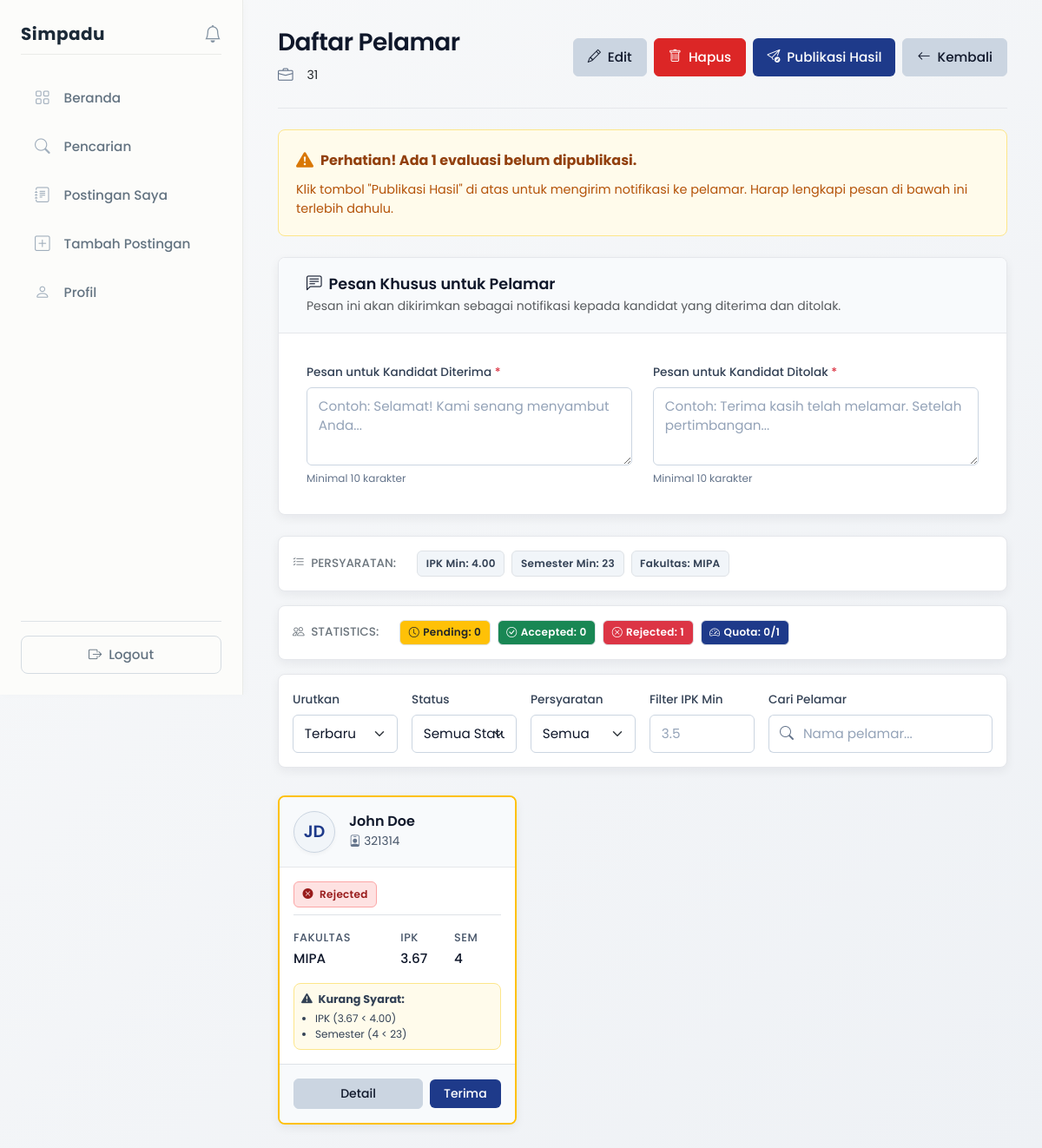
/views/mitra/applicants.php?id=4 (signed in), run on an earlier commit of the app's database.
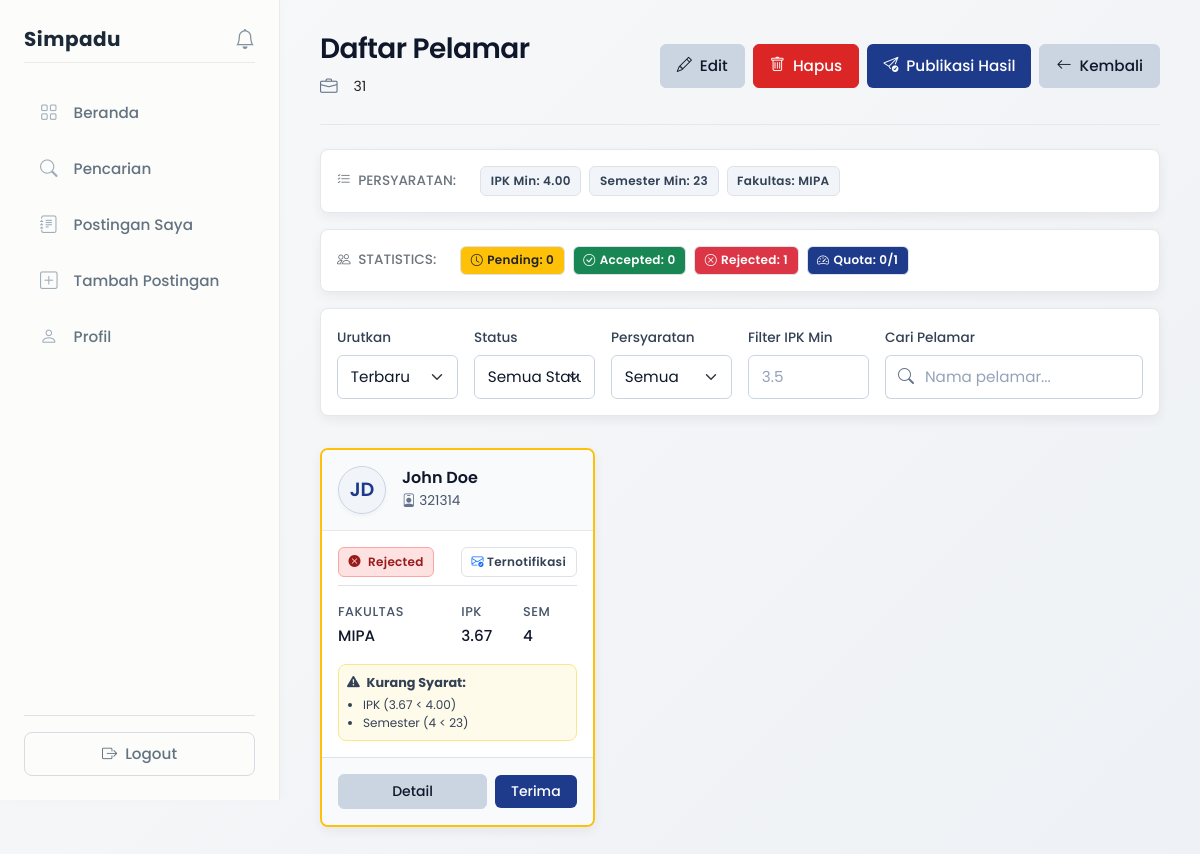
And on a later commit of the database.
### tables this page shows
CREATE TABLE `lamaran` (
  `id` int NOT NULL,
  `mahasiswa_id` int NOT NULL,
  `peluang_id` int NOT NULL,
  `is_recommended` tinyint(1) DEFAULT '0',
  `tanggal_apply` timestamp NULL DEFAULT CURRENT_TIMESTAMP,
  `status` enum('pending','accepted','rejected') DEFAULT 'pending',
  `result_published` tinyint(1) DEFAULT '0' COMMENT 'Status: 0=not published, 1=published to mahasiswa'
);

CREATE TABLE `mahasiswa` (
  `id` int NOT NULL,
  `user_id` int NOT NULL,
  `nim` varchar(20) DEFAULT NULL,
  `nama` varchar(100) DEFAULT NULL,
  `fakultas` varchar(100) DEFAULT NULL,
  `prodi` varchar(100) DEFAULT NULL,
  `angkatan` year DEFAULT NULL,
  `semester` int DEFAULT NULL,
  `ipk` decimal(3,2) DEFAULT NULL,
  `dpa_id` int DEFAULT NULL
);

CREATE TABLE `peluang` (
  `id` int NOT NULL,
  `mitra_id` int NOT NULL,
  `judul` varchar(150) NOT NULL,
  `deskripsi` text NOT NULL,
  `tipe` enum('magang','kursus') NOT NULL,
  `lokasi` varchar(100) DEFAULT NULL,
  `kuota` int DEFAULT '0',
  `min_ipk` decimal(3,2) DEFAULT '0.00',
  `min_semester` int DEFAULT '1',
  `fakultas` varchar(100) DEFAULT NULL,
  `deadline` datetime NOT NULL,
  `status` enum('pending','approved','rejected') DEFAULT 'approved',
  `created_at` timestamp NULL DEFAULT CURRENT_TIMESTAMP,
  `closed_at` timestamp NULL DEFAULT NULL
);

### views/mitra/applicants.php (the view, shortened to what the changed rows need)
<?php
include __DIR__ . '/../../config/database.php';
$peluang_id = (int)$_GET['id'];
$query = "SELECT l.id, l.tanggal_apply, l.status, l.is_recommended, l.result_published,
                 m.nim, m.nama, m.fakultas, m.ipk, m.semester,
                 u.email,
                 p.min_ipk, p.min_semester, p.fakultas as required_fakultas, p.tipe
          FROM lamaran l
          JOIN mahasiswa m ON l.mahasiswa_id = m.id
          JOIN users u ON m.user_id = u.id
          JOIN peluang p ON l.peluang_id = p.id
          WHERE l.peluang_id = ?
          ORDER BY l.tanggal_apply DESC";
$stmt = mysqli_prepare($conn, $query);
mysqli_stmt_bind_param($stmt, 'i', $peluang_id);
mysqli_stmt_execute($stmt);
$applications = mysqli_stmt_get_result($stmt);
$unpublished_query = "SELECT COUNT(*) as count FROM lamaran WHERE peluang_id = ? AND status IN ('accepted', 'rejected') AND result_published = 0";
$unpublished_stmt = mysqli_prepare($conn, $unpublished_query);
mysqli_stmt_bind_param($unpublished_stmt, 'i', $peluang_id);
mysqli_stmt_execute($unpublished_stmt);
$unpublished_result = mysqli_stmt_get_result($unpublished_stmt);
$unpublished_count = mysqli_fetch_assoc($unpublished_result)['count'];
?>
<!DOCTYPE html>
<html lang="id">
<head>
    <link href="https://cdn.jsdelivr.net/npm/bootstrap@5.3.0/dist/css/bootstrap.min.css" rel="stylesheet">
    <link rel="stylesheet" href="https://cdn.jsdelivr.net/npm/bootstrap-icons@1.11.0/font/bootstrap-icons.css">
    <link rel="stylesheet" href="../../assets/css/global.css">
    <link rel="stylesheet" href="../../assets/css/layout.css">
    <link rel="stylesheet" href="../../assets/css/components.css">
    <link rel="stylesheet" href="../../assets/css/design-system.css">
    <link rel="stylesheet" href="../../assets/css/dashboard.css">
    <link rel="stylesheet" href="../../assets/css/mitra.css">
    <link rel="stylesheet" href="../../assets/css/layout-utilities.css">
</head>
<body>
<div class="d-flex">
    <div class="content">
        <div class="page-header d-flex flex-column flex-md-row justify-content-between align-items-md-center gap-3 mb-4">
            <div>
                <h1 class="page-title">Daftar Pelamar</h1>
            </div>
        </div>
        <?php if ($unpublished_count > 0): ?>
            <div class="custom-notice notice-warning mb-4">
                <div class="d-flex align-items-center gap-2 mb-2">
                    <i class="bi bi-exclamation-triangle-fill notice-icon fs-5"></i>
                    <h6 class="notice-title mb-0 fw-bold">Perhatian! Ada <?php echo $unpublished_count; ?> evaluasi belum dipublikasi.</h6>
                </div>
                <p class="notice-desc mb-0" style="font-size: 0.9rem;">
                    Klik tombol "Publikasi Hasil" di atas untuk mengirim notifikasi ke pelamar. Harap lengkapi pesan di bawah ini terlebih dahulu.
                </p>
            </div>
            <div class="mitra-edit-card mb-4">
                <div class="mitra-edit-header">
                    <h5 class="mb-0"><i class="bi bi-chat-left-text me-2"></i>Pesan Khusus untuk Pelamar</h5>
                    <p class="form-text mb-0 mt-1">Pesan ini akan dikirimkan sebagai notifikasi kepada kandidat yang diterima dan ditolak.</p>
                </div>
                <div class="mitra-edit-body">
                    <div class="row g-4">
                        <div class="col-md-6">
                            <label for="pesan_accepted" class="custom-label">
                                Pesan untuk Kandidat Diterima <span class="text-danger">*</span>
                            </label>
                            <textarea class="form-control custom-input" id="pesan_accepted" rows="3" required
                                      placeholder="Contoh: Selamat! Kami senang menyambut Anda..."></textarea>
                            <div class="form-text">Minimal 10 karakter</div>
                        </div>
                        <div class="col-md-6">
                            <label for="pesan_rejected" class="custom-label">
                                Pesan untuk Kandidat Ditolak <span class="text-danger">*</span>
                            </label>
                            <textarea class="form-control custom-input" id="pesan_rejected" rows="3" required
                                      placeholder="Contoh: Terima kasih telah melamar. Setelah pertimbangan..."></textarea>
                            <div class="form-text">Minimal 10 karakter</div>
                        </div>
                    </div>
                </div>
            </div>
        <?php endif; ?>
        <div class="row g-2">
            <?php if (mysqli_num_rows($applications) > 0):
                mysqli_data_seek($applications, 0);
                while ($app = mysqli_fetch_assoc($applications)):
                    $lacks_ipk = $app['min_ipk'] && $app['ipk'] < $app['min_ipk'];
                    $lacks_semester = $app['min_semester'] && $app['semester'] < $app['min_semester'];
                    $lacks_faculty = $app['required_fakultas'] && $app['fakultas'] !== $app['required_fakultas'];
                    $lacks_any = $lacks_ipk || $lacks_semester || $lacks_faculty;
                    $meets_all = !$lacks_any;
                    $name_parts = explode(' ', trim($app['nama']));
                    $initials = strtoupper(substr($name_parts[0], 0, 1));
                    if(isset($name_parts[1])) {
                        $initials .= strtoupper(substr($name_parts[1], 0, 1));
                    }
                    ?>
                    <div class="col-md-6 col-xl-4 applicant-card"
                         data-status="<?php echo $app['status']; ?>"
                         data-name="<?php echo strtolower($app['nama']); ?>"
                         data-ipk="<?php echo $app['ipk']; ?>"
                         data-apply-date="<?php echo $app['tanggal_apply']; ?>"
                         data-meets="<?php echo $meets_all ? 'meets' : 'lacks'; ?>">
                        <div class="mitra-profile-card h-100 d-flex flex-column mb-0 <?php echo $lacks_any ? 'border-warning' : ''; ?>" style="<?php echo $lacks_any ? 'border-width: 2px;' : ''; ?>">
                            <div class="mitra-profile-header p-3 d-flex justify-content-between align-items-start">
                                <div class="d-flex align-items-center gap-3">
                                    <div class="mitra-avatar shadow-sm" style="width: 48px; height: 48px; font-size: 1.2rem;">
                                        <?php echo $initials; ?>
                                    </div>
                                    <div class="mitra-header-info">
                                        <h6 class="mitra-name mb-0 fs-6"><?php echo htmlspecialchars($app['nama']); ?></h6>
                                        <div class="mitra-email mt-1">
                                            <span><i class="bi bi-person-badge"></i> <?php echo htmlspecialchars($app['nim']); ?></span>
                                        </div>
                                    </div>
                                </div>
                            </div>
                            <div class="mitra-profile-body p-3 flex-grow-1">
                                <div class="d-flex justify-content-between align-items-center mb-3 pb-2 border-bottom">
                                    <div>
                                        <span class="mitra-badge <?php
                                            echo ($app['status'] == 'accepted') ? 'status-success' :
                                                (($app['status'] == 'rejected') ? 'status-danger' : 'status-warning');
                                        ?>">
                                            <?php if($app['status'] == 'rejected') echo '<i class="bi bi-x-circle-fill me-1"></i>'; ?>
                                            <?php echo ucfirst($app['status']); ?>
                                        </span>
                                    </div>
                                    <?php if ($app['result_published']): ?>
                                        <span class="mitra-badge border bg-white">
                                            <i class="bi bi-envelope-check text-primary"></i> Ternotifikasi
                                        </span>
                                    <?php endif; ?>
                                </div>
                                <div class="row g-2 mb-3">
                                    <div class="col-6">
                                        <div class="info-label mb-1">Fakultas</div>
                                        <div class="info-value text-truncate" title="<?php echo htmlspecialchars($app['fakultas']); ?>">
                                            <?php echo htmlspecialchars($app['fakultas']); ?>
                                        </div>
                                    </div>
                                    <div class="col-3">
                                        <div class="info-label mb-1">IPK</div>
                                        <div class="info-value"><?php echo $app['ipk']; ?></div>
                                    </div>
                                    <div class="col-3">
                                        <div class="info-label mb-1">Sem</div>
                                        <div class="info-value"><?php echo $app['semester']; ?></div>
                                    </div>
                                </div>
                                <?php if ($lacks_any): ?>
                                    <div class="custom-notice notice-warning p-2 mt-2 d-flex flex-column gap-1">
                                        <span class="fw-bold" style="font-size: 0.8rem;"><i class="bi bi-exclamation-triangle-fill me-1"></i> Kurang Syarat:</span>
                                        <ul class="mb-0 ps-3" style="font-size: 0.75rem;">
                                            <?php if ($lacks_ipk): ?>
                                                <li>IPK (<?php echo $app['ipk']; ?> < <?php echo $app['min_ipk']; ?>)</li>
                                            <?php endif; ?>
                                            <?php if ($lacks_semester): ?>
                                                <li>Semester (<?php echo $app['semester']; ?> < <?php echo $app['min_semester']; ?>)</li>
                                            <?php endif; ?>
                                        </ul>
                                    </div>
                                <?php endif; ?>
                            </div>
                            <div class="p-3 border-top d-flex gap-2 justify-content-between align-items-center mt-auto" style="background-color: #F8FAFC;">
                                <a href="view_applicant.php?id=<?php echo $app['id']; ?>" class="btn btn-sm btn-soft-outline flex-grow-1 fw-medium">
                                    Detail
                                </a>
                                <div class="d-flex gap-2">
                                    <?php if ($app['status'] == 'pending'): ?>
                                        <button type="button" class="btn btn-sm btn-navy px-3" onclick="acceptApplication(<?php echo $app['id']; ?>)">
                                            <i class="bi bi-check-lg"></i> Terima
                                        </button>
                                        <button type="button" class="btn btn-sm btn-soft-danger px-3" onclick="rejectApplication(<?php echo $app['id']; ?>)">
                                            <i class="bi bi-x-lg"></i> Tolak
                                        </button>
                                    <?php elseif ($app['status'] == 'accepted'): ?>
                                        <button type="button" class="btn btn-sm btn-soft-danger px-3" onclick="rejectApplication(<?php echo $app['id']; ?>)">
                                            Batalkan
                                        </button>
                                    <?php elseif ($app['status'] == 'rejected'): ?>
                                        <button type="button" class="btn btn-sm btn-navy px-3" onclick="acceptApplication(<?php echo $app['id']; ?>)">
                                            Terima
                                        </button>
                                    <?php endif; ?>
                                </div>
                            </div>
                        </div>
                    </div>
                <?php endwhile;
            endif; ?>
        </div>
    </div>
</div>
</body>
</html>

What changed in the data, as far as the page shows it:
changed lamaran "Rejected": now shows "Ternotifikasi"
Also different on the page:
$unpublished_count: "1" → (not shown)
text no longer shown: "Perhatian! Ada evaluasi belum dipublikasi. Klik tombol \"Publikasi Hasil\" di atas untuk mengirim notifikasi ke pelamar. Harap lengkapi pesan di bawah ini terlebih dahulu. Pesan Khusus untuk Pelamar Pesan ini akan dikirimkan sebagai notifikasi kepada kandidat yang diterima dan ditolak. Pesan untuk Kandidat Diterima * Minimal 10 karakter Pesan untuk Kandidat Ditolak * Minimal 10 karakter"
